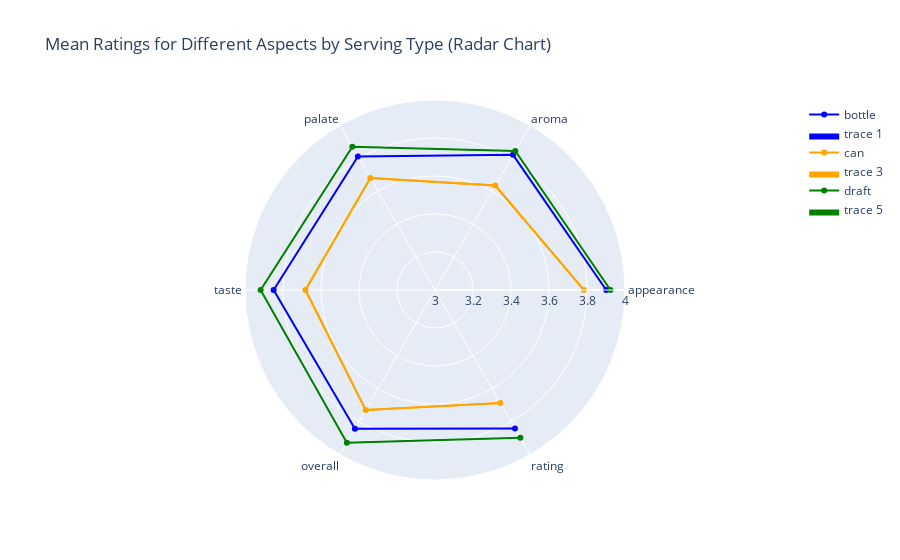

Notebook source saved alongside this figure:
### Code cell
# Define columns and serving types
columns = ['appearance', 'aroma', 'palate', 'taste', 'overall', 'rating']
serving_types = ['bottle', 'can', 'draft']  # Assuming these are the possible serving types

# Specify colors for each serving type
line_colors = {'bottle': 'blue', 'can': 'orange', 'draft': 'green'}

# Create a radar chart
fig = go.Figure()

# Add traces for each serving type
for serving_type in serving_types:
    data_subset = df[df['serving_type_rulebased'] == serving_type]
    
    # Calculate mean ratings and standard errors
    mean_ratings = data_subset[columns].mean()
    std_errors = data_subset[columns].sem()  # Assuming you want standard errors
    
    # Plot the mean ratings
    fig.add_trace(go.Scatterpolar(
        r=mean_ratings.values,
        theta=tuple(columns),  # Convert columns to tuple
        mode='markers+lines',
        name=serving_type,
        line=dict(color=line_colors[serving_type], width=2),  # Set line color
    ))

    # Plot the confidence interval as a filled line
    upper_bound = mean_ratings + 1.96 * std_errors
    lower_bound = mean_ratings - 1.96 * std_errors
    confidence_interval = pd.concat([upper_bound, lower_bound[::-1]])  # Concatenate in reverse order for a closed loop
    fig.add_trace(go.Scatterpolar(
        r=confidence_interval.values,
        theta=tuple(columns) + tuple(columns[::-1]),  # Convert columns and reverse to tuple
        fill='toself',  # Fill the area between the upper and lower bounds
        fillcolor=line_colors[serving_type],  # Set fill color with lower opacity
        line=dict(color='rgba(255,255,255,0)'),  # Set line color to transparent
        hoverinfo='skip',  # Skip hoverinfo for the filled area
        showlegend=True,  # Do not show legend for the filled area
    ))

# Update layout
fig.update_layout(
    polar=dict(
        radialaxis=dict(visible=True, range=[3, 4]),  # Set the radial axis range
    ),
    showlegend=True,
    title='Mean Ratings for Different Aspects by Serving Type (Radar Chart)',
)

# Show the plot
fig.write_html('plots/radar_plot_aspect_serving.html')
fig.show()

### Figure 1 — Plotly figure (JSON) as saved in the notebook; plotly's stock layout.template omitted (floating-point values rounded to 4 significant figures)
{"data": [{"line": {"color": "blue", "width": 2}, "mode": "markers+lines", "name": "bottle", "r": [3.901, 3.821, 3.811, 3.849, 3.843, 3.841], "theta": ["appearance", "aroma", "palate", "taste", "overall", "rating"], "type": "scatterpolar"}, {"fill": "toself", "fillcolor": "blue", "hoverinfo": "skip", "line": {"color": "rgba(255,255,255,0)"}, "r": [3.902, 3.823, 3.813, 3.851, 3.844, 3.843, 3.84, 3.841, 3.848, 3.81, 3.82, 3.9], "showlegend": true, "theta": ["appearance", "aroma", "palate", "taste", "overall", "rating", "rating", "overall", "taste", "palate", "aroma", "appearance"], "type": "scatterpolar"}, {"line": {"color": "orange", "width": 2}, "mode": "markers+lines", "name": "can", "r": [3.784, 3.635, 3.681, 3.682, 3.73, 3.687], "theta": ["appearance", "aroma", "palate", "taste", "overall", "rating"], "type": "scatterpolar"}, {"fill": "toself", "fillcolor": "orange", "hoverinfo": "skip", "line": {"color": "rgba(255,255,255,0)"}, "r": [3.789, 3.641, 3.687, 3.688, 3.736, 3.693, 3.682, 3.724, 3.676, 3.675, 3.629, 3.778], "showlegend": true, "theta": ["appearance", "aroma", "palate", "taste", "overall", "rating", "rating", "overall", "taste", "palate", "aroma", "appearance"], "type": "scatterpolar"}, {"line": {"color": "green", "width": 2}, "mode": "markers+lines", "name": "draft", "r": [3.923, 3.845, 3.87, 3.918, 3.928, 3.899], "theta": ["appearance", "aroma", "palate", "taste", "overall", "rating"], "type": "scatterpolar"}, {"fill": "toself", "fillcolor": "green", "hoverinfo": "skip", "line": {"color": "rgba(255,255,255,0)"}, "r": [3.925, 3.847, 3.872, 3.92, 3.93, 3.901, 3.897, 3.925, 3.915, 3.868, 3.843, 3.921], "showlegend": true, "theta": ["appearance", "aroma", "palate", "taste", "overall", "rating", "rating", "overall", "taste", "palate", "aroma", "appearance"], "type": "scatterpolar"}], "layout": {"polar": {"radialaxis": {"range": [3, 4], "visible": true}}, "showlegend": true, "title": {"text": "Mean Ratings for Different Aspects by Serving Type (Radar Chart)"}}}
